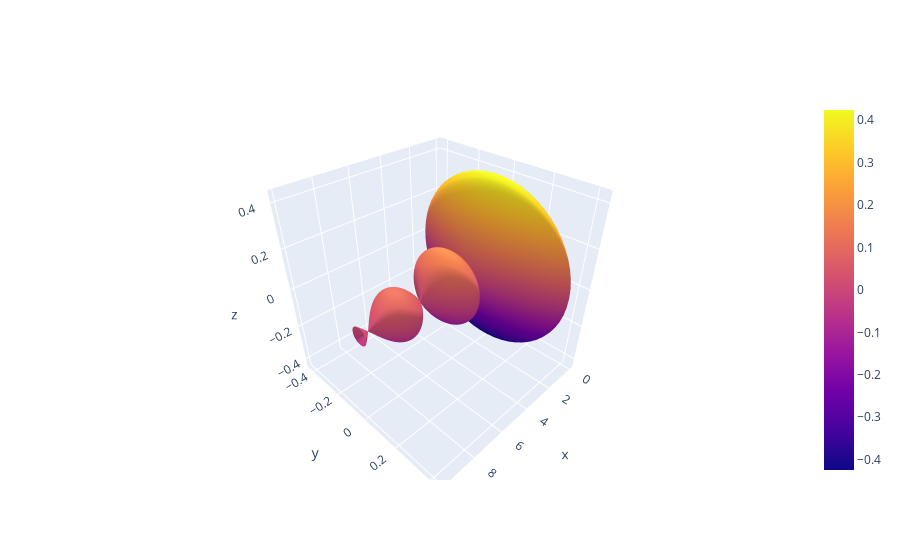

The notebook cell this image was saved under:
### Code cell
fig = go.Figure(data=[go.Surface(z=Z,x=X,y=Y)])
fig.show()

### Figure 1 — Plotly figure (JSON) as saved in the notebook; plotly's stock layout.template omitted (floating-point values rounded to 4 significant figures; data arrays with more than 128 entries replaced by an {"elided": "..."} marker saying what was removed)
{"data": [{"type": "surface", "x": {"elided": "60x100 float values"}, "y": {"elided": "60x100 float values"}, "z": {"elided": "60x100 float values"}}], "layout": {}}
